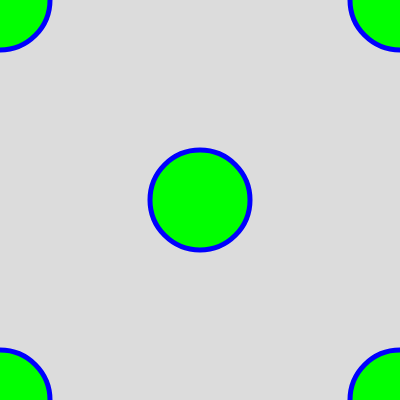
Frame 1 (no input)
Frame 60 (no input): identical to frame 1, image omitted
Frame 120 (the mouse pressed at the canvas centre since frame 60): identical to frame 1, image omitted

The p5.js sketch that drew this single still picture (run headless with seeded random() and noise() and a simulated clock; from frame 60 on, the mouse is pressed at the canvas centre):

// p5.js sketch
// ── sketch.js
// Coordinate System and User Events
// Fahad Hussain
// Feb 6th, 2025
// Not run to completion but interactive programs...

function setup() {
  // runs once, at the very beginning....
  createCanvas(400, 400);
                
}

function draw() {
  // draw LOOP, repeats forever....
  // - target of 60 frames per second
  // a new image is drawn at the bottom of the loop
  background(220);
  // twoCircles() // calls the function
  fiveCircles();

}


// function twoCircles(){
//   //draws two circles, one at a fixed location
//   //and one at the mouse location
//   fill(0, 255, 0); //green fill
//   stroke(0, 0, 255); //blue outline
//   strokeWeight(5); //thickness of line: 5 
//   circle(200, 100, 50);

//   noStroke(); // turns off outlines
//   fill(255, 0, 0); //red fill
//   circle(mouseX, mouseY, 30);
//   // secret calculated delay()
//   //screen updates at end of loop 
// }
function fiveCircles(){
  fill(0, 255, 0); //green fill
  stroke(0, 0, 255); //blue outline
  strokeWeight(5); //thickness of line: 5 
  circle(0, 0, 100);
  //
  fill(0, 255, 0); //green fill
  stroke(0, 0, 255); //blue outline
  strokeWeight(5); //thickness of line: 5 
  circle(0, height, 100);
  //
  fill(0, 255, 0); //green fill
  stroke(0, 0, 255); //blue outline
  strokeWeight(5); //thickness of line: 5 
  circle(width, height, 100);
  //
  fill(0, 255, 0); //green fill
  stroke(0, 0, 255); //blue outline
  strokeWeight(5); //thickness of line: 5 
  circle(width, 0, 100);
  //
  fill(0, 255, 0); //green fill
  stroke(0, 0, 255); //blue outline
  strokeWeight(5); //thickness of line: 5 
  circle(width/2, height/2, 100);
  
}
